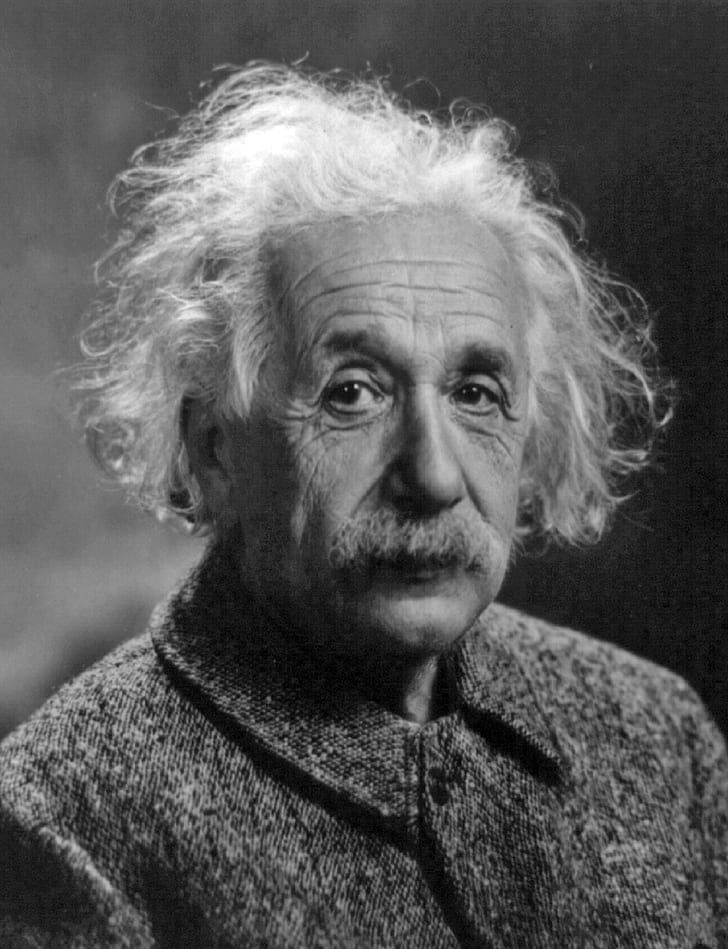
#> input picture 12_Image_Processing_OpenCV/albert-einstein_gray.jpg, 728 x 949 px, found by its file name
$ jupyter execute --allow-errors 01_Image_Processing.ipynb
#> lines starting #> are read from the running program, lines starting #| are printed output that depends on the picture
[cell 1]
import numpy as np
import matplotlib.pyplot as plt

[cell 2]
#Generate an image

#create a 1-D array of all the pixel values from 0 to 255
im = np.arange(0,256)


#im.shape

#Convert it to 2-D
im = im.reshape(1,im.shape[0])

#im.shape

#Repeat the rows 100 times (vertically)
im = np.repeat(im,100,axis=0)

im

[cell 3]
plt.imshow(im, cmap='gray')
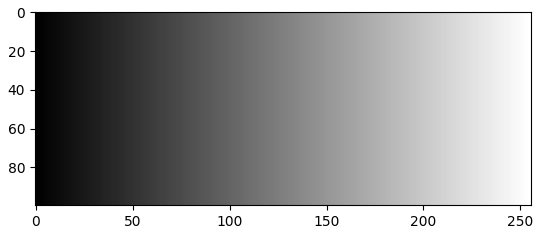
#> figure drawn by matplotlib, 1 panel

[cell 4]
from google.colab import drive

drive.mount('/content/drive')

[cell 5]
im = plt.imread('/content/drive/MyDrive/Daksh_Gururkul_IITG_May_2025/12_Image_Processing_OpenCV/albert-einstein_gray.jpg')
#> im is the input picture: shape (949, 728); min 0, max 255, mean 89.4

[cell 6]
type(im)

[cell 7]
im.shape
#> Out = (949, 728)

[cell 8]
im2 = im.copy()

[cell 9]
plt.imshow(im2,cmap='gray')

[cell 10]
im2[23:200, 50:140] = 255

[cell 11]
im2[300:430, 300:400] = 0 #left eye
im2[300:430, 430:550] = 0
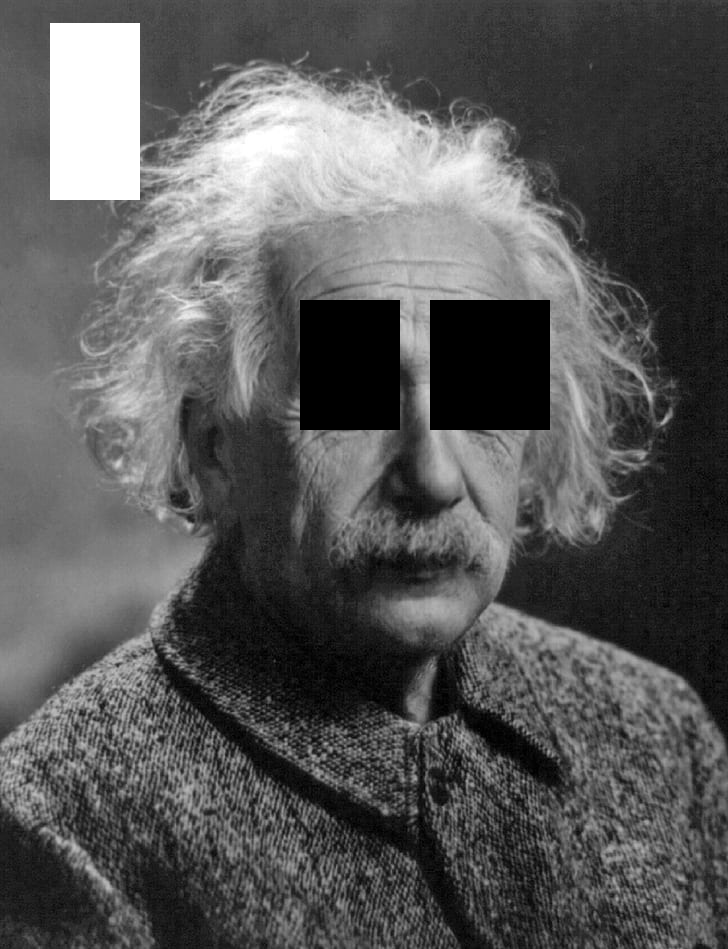
#> im2: shape (949, 728); min 0, max 255, mean 88.3

[cell 12]
plt.imshow(im2,cmap='gray')

# OpenCV

[cell 13]
import cv2

[cell 14]
img = cv2.imread('/content/drive/MyDrive/Daksh_Gururkul_IITG_May_2025/12_Image_Processing_OpenCV/albert-einstein_gray.jpg', cv2.IMREAD_GRAYSCALE)

[cell 15]
img.shape
#> Out = (949, 728)

[cell 16]
plt.imshow(img, cmap='gray')

[cell 17]
from google.colab.patches import cv2_imshow

[cell 18]
cv2_imshow(img)

# RGB

[cell 19]
tulip = plt.imread('/content/drive/MyDrive/Daksh_Gururkul_IITG_May_2025/12_Image_Processing_OpenCV/tulips.jpg')
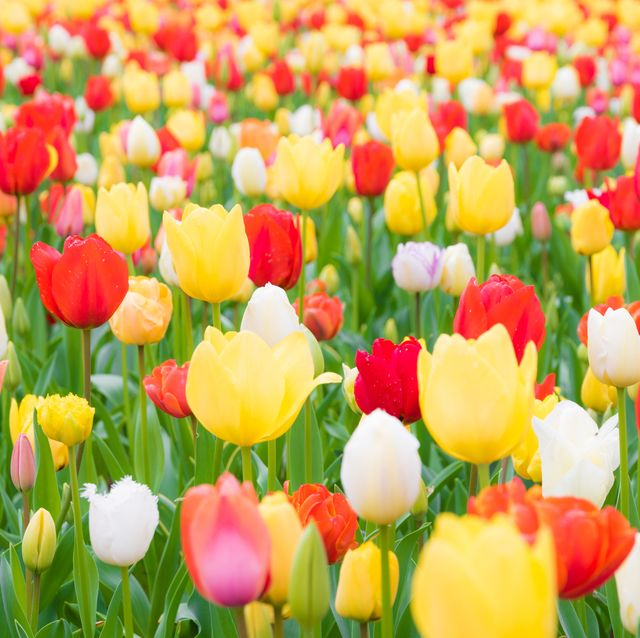
#> input picture 12_Image_Processing_OpenCV/tulips.jpg, 640 x 638 px, found by its file name
#> tulip is the input picture: shape (638, 640, 3); mean R, G, B 197.5, 161.1, 87.5
#tulip

[cell 20]
plt.imshow(tulip)

[cell 21]
rgb = np.zeros((100,150,3),dtype='uint8')
#rgb

[cell 22]
rgb.shape

[cell 23]
rgb[:,0:50,0] = 125 #red

rgb[:,50:100,1] = 255 #green


rgb[:,100:150,2] = 255 #green

[cell 24]
plt.imshow(rgb)
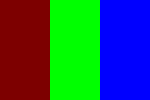
#> shown: shape (100, 150, 3); mean R, G, B 41.7, 85, 85

[cell 25]
tulip = plt.imread('/content/drive/MyDrive/Daksh_Gururkul_IITG_May_2025/12_Image_Processing_OpenCV/tulips.jpg')
tulip = tulip.copy()

#> (a cell that did not finish here is left out)

[cell 27]
tulip[:,:,0] #RGB

[cell 28]
tulip_cv2 = cv2.imread('/content/drive/MyDrive/Daksh_Gururkul_IITG_May_2025/12_Image_Processing_OpenCV/tulips.jpg')
tulip_cv2 = tulip_cv2.copy()
